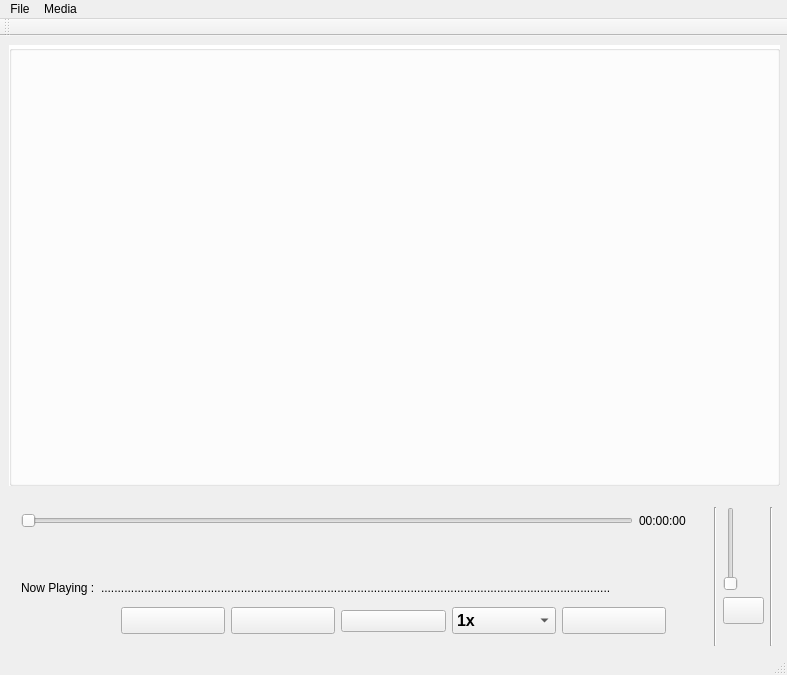
<?xml version="1.0" encoding="UTF-8"?>
<ui version="4.0">
 <class>PlayerWindow</class>
 <widget class="QMainWindow" name="PlayerWindow">
  <property name="geometry">
   <rect>
    <x>0</x>
    <y>0</y>
    <width>787</width>
    <height>675</height>
   </rect>
  </property>
  <property name="sizePolicy">
   <sizepolicy hsizetype="Expanding" vsizetype="Expanding">
    <horstretch>0</horstretch>
    <verstretch>2</verstretch>
   </sizepolicy>
  </property>
  <property name="windowTitle">
   <string>Media Player</string>
  </property>
  <property name="windowIcon">
   <iconset resource="resources.qrc">
    <normaloff>:/Resources/ui_icons/mediaplayer.png</normaloff>:/Resources/ui_icons/mediaplayer.png</iconset>
  </property>
  <widget class="QWidget" name="centralWidget">
   <widget class="QGroupBox" name="groupBox_2">
    <property name="geometry">
     <rect>
      <x>9</x>
      <y>9</y>
      <width>771</width>
      <height>441</height>
     </rect>
    </property>
    <property name="sizePolicy">
     <sizepolicy hsizetype="Expanding" vsizetype="Expanding">
      <horstretch>0</horstretch>
      <verstretch>0</verstretch>
     </sizepolicy>
    </property>
    <property name="minimumSize">
     <size>
      <width>0</width>
      <height>0</height>
     </size>
    </property>
    <property name="mouseTracking">
     <bool>false</bool>
    </property>
    <property name="layoutDirection">
     <enum>Qt::RightToLeft</enum>
    </property>
    <property name="autoFillBackground">
     <bool>false</bool>
    </property>
    <property name="styleSheet">
     <string notr="true">background-color: rgb(255, 255, 255);</string>
    </property>
    <property name="title">
     <string/>
    </property>
   </widget>
   <widget class="QWidget" name="layoutWidget">
    <property name="geometry">
     <rect>
      <x>703</x>
      <y>460</y>
      <width>81</width>
      <height>161</height>
     </rect>
    </property>
    <layout class="QHBoxLayout" name="horizontalLayout">
     <item>
      <widget class="Line" name="line_4">
       <property name="orientation">
        <enum>Qt::Vertical</enum>
       </property>
      </widget>
     </item>
     <item>
      <layout class="QFormLayout" name="formLayout">
       <item row="1" column="0" colspan="2">
        <widget class="QPushButton" name="BtnMute">
         <property name="font">
          <font>
           <pointsize>12</pointsize>
           <weight>75</weight>
           <bold>true</bold>
          </font>
         </property>
         <property name="text">
          <string/>
         </property>
         <property name="icon">
          <iconset resource="resources.qrc">
           <normaloff>:/Resources/ui_icons/Voice_48px.png</normaloff>:/Resources/ui_icons/Voice_48px.png</iconset>
         </property>
         <property name="iconSize">
          <size>
           <width>35</width>
           <height>35</height>
          </size>
         </property>
         <property name="shortcut">
          <string>M</string>
         </property>
        </widget>
       </item>
       <item row="0" column="0">
        <widget class="QSlider" name="vSliderSound">
         <property name="sizePolicy">
          <sizepolicy hsizetype="Fixed" vsizetype="Maximum">
           <horstretch>0</horstretch>
           <verstretch>0</verstretch>
          </sizepolicy>
         </property>
         <property name="orientation">
          <enum>Qt::Vertical</enum>
         </property>
        </widget>
       </item>
      </layout>
     </item>
     <item>
      <widget class="Line" name="line_5">
       <property name="orientation">
        <enum>Qt::Vertical</enum>
       </property>
      </widget>
     </item>
    </layout>
   </widget>
   <widget class="QWidget" name="layoutWidget">
    <property name="geometry">
     <rect>
      <x>10</x>
      <y>460</y>
      <width>687</width>
      <height>156</height>
     </rect>
    </property>
    <layout class="QVBoxLayout" name="verticalLayout">
     <item>
      <layout class="QHBoxLayout" name="horizontalLayout_3">
       <item>
        <widget class="QSlider" name="hSliderVideo">
         <property name="sizePolicy">
          <sizepolicy hsizetype="Expanding" vsizetype="Expanding">
           <horstretch>0</horstretch>
           <verstretch>0</verstretch>
          </sizepolicy>
         </property>
         <property name="autoFillBackground">
          <bool>false</bool>
         </property>
         <property name="inputMethodHints">
          <set>Qt::ImhNone</set>
         </property>
         <property name="orientation">
          <enum>Qt::Horizontal</enum>
         </property>
         <property name="invertedAppearance">
          <bool>false</bool>
         </property>
         <property name="invertedControls">
          <bool>false</bool>
         </property>
         <property name="tickPosition">
          <enum>QSlider::NoTicks</enum>
         </property>
        </widget>
       </item>
       <item>
        <widget class="QLabel" name="endTime">
         <property name="sizePolicy">
          <sizepolicy hsizetype="Minimum" vsizetype="Minimum">
           <horstretch>0</horstretch>
           <verstretch>0</verstretch>
          </sizepolicy>
         </property>
         <property name="text">
          <string>00:00:00</string>
         </property>
        </widget>
       </item>
      </layout>
     </item>
     <item>
      <spacer name="verticalSpacer">
       <property name="orientation">
        <enum>Qt::Vertical</enum>
       </property>
       <property name="sizeHint" stdset="0">
        <size>
         <width>20</width>
         <height>40</height>
        </size>
       </property>
      </spacer>
     </item>
     <item>
      <layout class="QHBoxLayout" name="horizontalLayout_2">
       <item>
        <widget class="QLabel" name="label">
         <property name="sizePolicy">
          <sizepolicy hsizetype="Fixed" vsizetype="Preferred">
           <horstretch>0</horstretch>
           <verstretch>0</verstretch>
          </sizepolicy>
         </property>
         <property name="text">
          <string>Now Playing :</string>
         </property>
        </widget>
       </item>
       <item>
        <widget class="QLabel" name="LblNowPlaying">
         <property name="text">
          <string>.........................................................................................................................................................</string>
         </property>
        </widget>
       </item>
      </layout>
     </item>
     <item>
      <layout class="QGridLayout" name="gridLayout">
       <item row="0" column="6">
        <widget class="QPushButton" name="directory">
         <property name="font">
          <font>
           <pointsize>12</pointsize>
           <weight>75</weight>
           <bold>true</bold>
          </font>
         </property>
         <property name="text">
          <string/>
         </property>
         <property name="icon">
          <iconset resource="resources.qrc">
           <normaloff>:/Resources/ui_icons/Add File.png</normaloff>:/Resources/ui_icons/Add File.png</iconset>
         </property>
         <property name="iconSize">
          <size>
           <width>50</width>
           <height>50</height>
          </size>
         </property>
        </widget>
       </item>
       <item row="0" column="3">
        <widget class="QPushButton" name="BtnStop">
         <property name="text">
          <string/>
         </property>
         <property name="icon">
          <iconset resource="resources.qrc">
           <normaloff>:/Resources/ui_icons/stop.png</normaloff>:/Resources/ui_icons/stop.png</iconset>
         </property>
         <property name="iconSize">
          <size>
           <width>50</width>
           <height>50</height>
          </size>
         </property>
         <property name="shortcut">
          <string>S</string>
         </property>
        </widget>
       </item>
       <item row="0" column="5">
        <widget class="QComboBox" name="comboBox">
         <property name="sizePolicy">
          <sizepolicy hsizetype="Preferred" vsizetype="Fixed">
           <horstretch>0</horstretch>
           <verstretch>0</verstretch>
          </sizepolicy>
         </property>
         <property name="font">
          <font>
           <pointsize>12</pointsize>
           <weight>75</weight>
           <bold>true</bold>
          </font>
         </property>
         <property name="iconSize">
          <size>
           <width>50</width>
           <height>50</height>
          </size>
         </property>
         <item>
          <property name="text">
           <string>1x</string>
          </property>
          <property name="icon">
           <iconset resource="resources.qrc">
            <normaloff>:/Resources/ui_icons/fastforward.png</normaloff>:/Resources/ui_icons/fastforward.png</iconset>
          </property>
         </item>
         <item>
          <property name="text">
           <string>0.5x</string>
          </property>
          <property name="icon">
           <iconset resource="resources.qrc">
            <normaloff>:/Resources/ui_icons/speedup.png</normaloff>:/Resources/ui_icons/speedup.png</iconset>
          </property>
         </item>
         <item>
          <property name="text">
           <string>2x</string>
          </property>
          <property name="icon">
           <iconset resource="resources.qrc">
            <normaloff>:/Resources/ui_icons/speedup.png</normaloff>:/Resources/ui_icons/speedup.png</iconset>
          </property>
         </item>
        </widget>
       </item>
       <item row="0" column="1">
        <widget class="QPushButton" name="BtnPlay">
         <property name="font">
          <font>
           <pointsize>12</pointsize>
           <weight>75</weight>
           <bold>true</bold>
          </font>
         </property>
         <property name="text">
          <string/>
         </property>
         <property name="icon">
          <iconset resource="resources.qrc">
           <normaloff>:/Resources/ui_icons/play.png</normaloff>:/Resources/ui_icons/play.png</iconset>
         </property>
         <property name="iconSize">
          <size>
           <width>50</width>
           <height>50</height>
          </size>
         </property>
         <property name="shortcut">
          <string>R</string>
         </property>
        </widget>
       </item>
       <item row="0" column="0">
        <spacer name="horizontalSpacer">
         <property name="orientation">
          <enum>Qt::Horizontal</enum>
         </property>
         <property name="sizeType">
          <enum>QSizePolicy::Fixed</enum>
         </property>
         <property name="sizeHint" stdset="0">
          <size>
           <width>100</width>
           <height>20</height>
          </size>
         </property>
        </spacer>
       </item>
       <item row="0" column="2">
        <widget class="QPushButton" name="BtnPause">
         <property name="font">
          <font>
           <pointsize>12</pointsize>
           <weight>75</weight>
           <bold>true</bold>
          </font>
         </property>
         <property name="text">
          <string/>
         </property>
         <property name="icon">
          <iconset resource="resources.qrc">
           <normaloff>:/Resources/ui_icons/pause.png</normaloff>:/Resources/ui_icons/pause.png</iconset>
         </property>
         <property name="iconSize">
          <size>
           <width>50</width>
           <height>50</height>
          </size>
         </property>
         <property name="shortcut">
          <string>P</string>
         </property>
        </widget>
       </item>
       <item row="0" column="7">
        <spacer name="verticalSpacer_2">
         <property name="orientation">
          <enum>Qt::Vertical</enum>
         </property>
         <property name="sizeHint" stdset="0">
          <size>
           <width>20</width>
           <height>40</height>
          </size>
         </property>
        </spacer>
       </item>
      </layout>
     </item>
    </layout>
   </widget>
  </widget>
  <widget class="QMenuBar" name="menuBar">
   <property name="geometry">
    <rect>
     <x>0</x>
     <y>0</y>
     <width>787</width>
     <height>21</height>
    </rect>
   </property>
   <widget class="QMenu" name="menuFile">
    <property name="title">
     <string>File</string>
    </property>
    <addaction name="separator"/>
    <addaction name="actionAdd"/>
    <addaction name="separator"/>
    <addaction name="actionExit"/>
   </widget>
   <widget class="QMenu" name="menuMedia">
    <property name="title">
     <string>Media</string>
    </property>
    <addaction name="actionPlay"/>
    <addaction name="actionPause"/>
    <addaction name="actionStop"/>
   </widget>
   <addaction name="menuFile"/>
   <addaction name="menuMedia"/>
  </widget>
  <widget class="QToolBar" name="mainToolBar">
   <attribute name="toolBarArea">
    <enum>TopToolBarArea</enum>
   </attribute>
   <attribute name="toolBarBreak">
    <bool>false</bool>
   </attribute>
  </widget>
  <widget class="QStatusBar" name="statusBar">
   <property name="maximumSize">
    <size>
     <width>16777215</width>
     <height>13777215</height>
    </size>
   </property>
  </widget>
  <action name="actionAdd">
   <property name="icon">
    <iconset resource="resources.qrc">
     <normaloff>:/Resources/ui_icons/file.png</normaloff>:/Resources/ui_icons/file.png</iconset>
   </property>
   <property name="text">
    <string>Add</string>
   </property>
  </action>
  <action name="actionExit">
   <property name="icon">
    <iconset resource="resources.qrc">
     <normaloff>:/Resources/ui_icons/exit_48px.png</normaloff>:/Resources/ui_icons/exit_48px.png</iconset>
   </property>
   <property name="text">
    <string>Exit</string>
   </property>
  </action>
  <action name="actionInfo">
   <property name="text">
    <string>Info</string>
   </property>
  </action>
  <action name="actionPlay">
   <property name="icon">
    <iconset resource="resources.qrc">
     <normaloff>:/Resources/ui_icons/play.png</normaloff>:/Resources/ui_icons/play.png</iconset>
   </property>
   <property name="text">
    <string>Play</string>
   </property>
  </action>
  <action name="actionPause">
   <property name="icon">
    <iconset resource="resources.qrc">
     <normaloff>:/Resources/ui_icons/pause.png</normaloff>:/Resources/ui_icons/pause.png</iconset>
   </property>
   <property name="text">
    <string>Pause</string>
   </property>
  </action>
  <action name="actionStop">
   <property name="icon">
    <iconset resource="resources.qrc">
     <normaloff>:/Resources/ui_icons/stop.png</normaloff>:/Resources/ui_icons/stop.png</iconset>
   </property>
   <property name="text">
    <string>Stop</string>
   </property>
  </action>
 </widget>
 <layoutdefault spacing="6" margin="11"/>
 <resources>
  <include location="resources.qrc"/>
 </resources>
 <connections/>
</ui>
